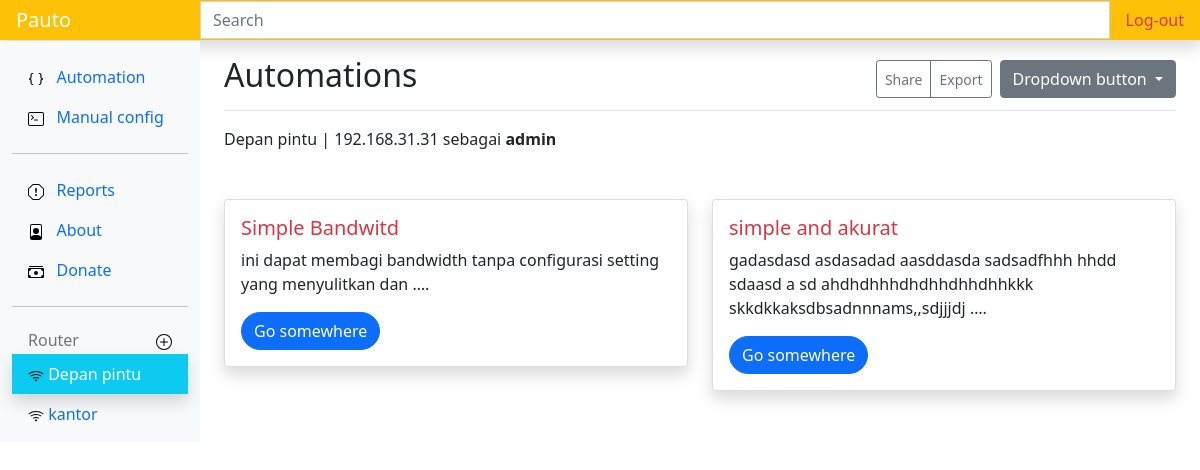
/1/router (signed in), run on the app's committed database.
### routerapp/models.py (models this page shows, shortened)
class Routerm(models.Model):
    nama = models.CharField(max_length=50)
    host = models.CharField(max_length=50)
    user = models.CharField(max_length=30)
    password = models.CharField(max_length=50, blank=True)
    kecepatan_internet = models.IntegerField(blank=True)
    pub_date = models.DateField(auto_now=True)
    pass

class Automation(models.Model):
    nama = models.CharField(max_length=50)
    deskripsi = models.TextField()
    status = models.CharField(max_length=15, blank=True)
    pass

### routerapp/views.py (the view)
# urls.py: path('<int:id>/router',views.router, name='router'),
@login_required(login_url=settings.LOGIN_URL)
def router(request, id):
    auto = Automation.objects.all()
    router = Routerm.objects.all()
    idk = id
    data = Routerm.objects.filter(pk=id)
    context = {
        'auto': auto,
        'data': data,
        'router': router,
        'idk': idk
    }
    return render(request, 'detailrouter.html', context)

### routerapp/templates/detailrouter.html (shortened to what this page needs)
{% extends 'base.html' %}
{% load static %}
{% block judul %}
Automations
{% endblock judul %}
{% block content %}
    {% for data in data %}
    {{data.nama}} |
    {{data.host}} sebagai
    <strong> {{data.user}}</strong>
    <div class="row ">
    {% for auto in auto %}
    <div class="col-sm-6 ">
      <div class="card mt-5 shadow">
        <div class="card-body">
          <h5 class="card-title text-danger">{{auto.nama}}</h5>
          <p class="card-text">{{auto.deskripsi|truncatewords:"10"}}.</p>
          <a href="{% url 'conpcq1' data.id %}" class="btn btn-primary rounded-pill">Go somewhere</a>
        </div>
      </div>
    </div>
    {% endfor %}
    </div>
    {% endfor %}
{% endblock content %}
{% block router %}
   {% for router in router %}
        <li class="nav-item ">
        <a class="nav-link {% if idk == router.id %}shadow text-white bg-info{% endif %}" href="{% url 'router' router.id %}">
            <img src="{% static 'icons/wifi.svg' %}" alt="">
            {{router.nama}}
        </a>
    </li>
    {% endfor %}
{% endblock router %}

### data on the page
Routerm: nama "Depan pintu", host "192.168.31.31", user "admin"
Routerm: nama "kantor"
Automation: nama "Simple Bandwitd", deskripsi "ini dapat membagi bandwidth tanpa configurasi setting yang menyulitkan dan …"
Automation: nama "simple and akurat", deskripsi "gadasdasd asdasadad aasddasda sadsadfhhh hhdd sdaasd a sd ahdhdhhhdhdhhdhhdhhkkk skkdkkaksdbsadnnnams,,sdjjjdj …"
